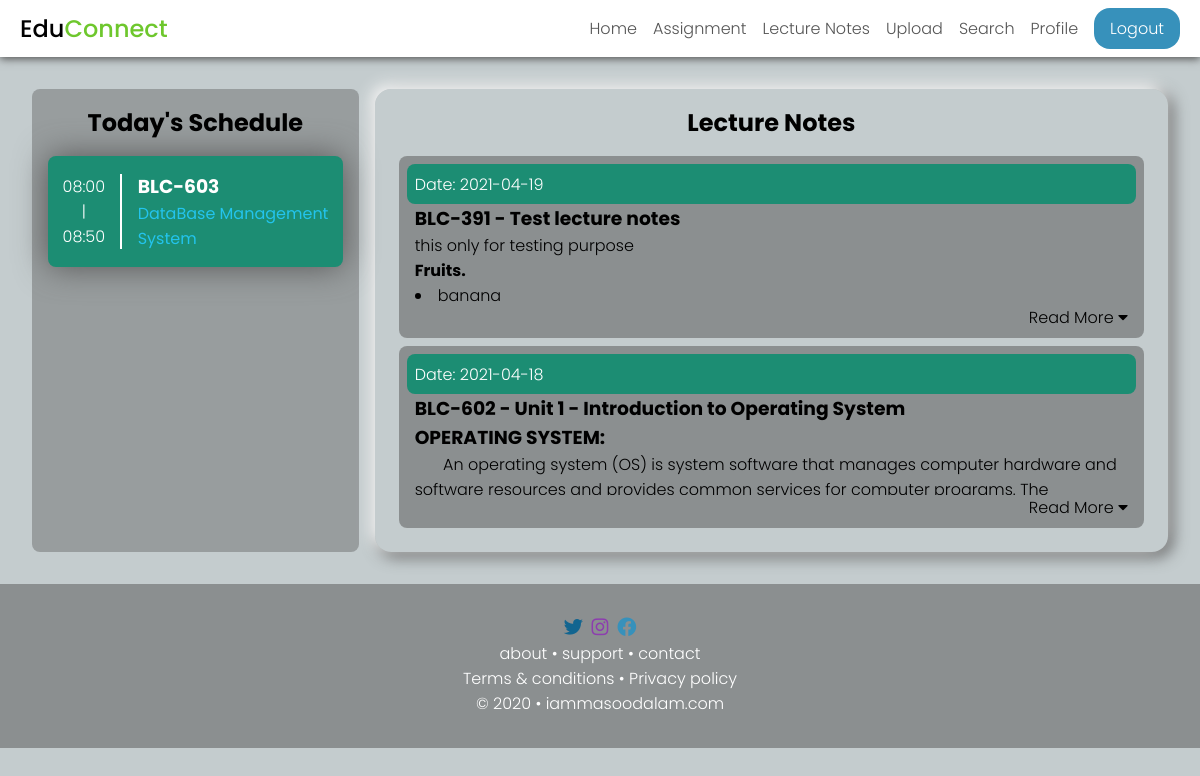
/lecture.php (signed in), run on an earlier commit of the app's database.
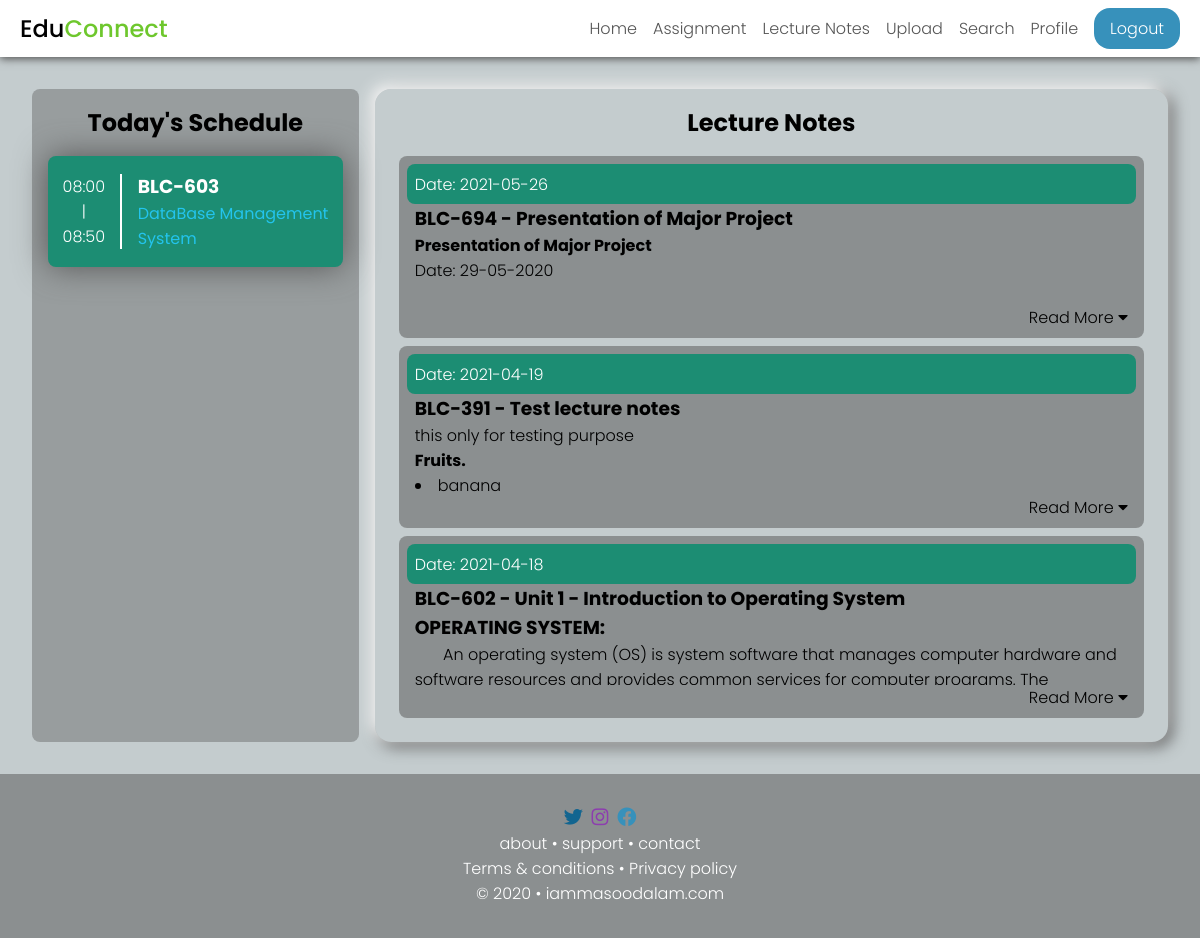
And on a later commit of the database.
### tables this page shows
CREATE TABLE `schedulepro` (
  `professorId` varchar(20) NOT NULL,
  `evenOdd` tinyint(4) NOT NULL,
  `day` tinyint(4) NOT NULL,
  `1st` varchar(20) DEFAULT NULL,
  `2nd` varchar(20) DEFAULT NULL,
  `3rd` varchar(20) DEFAULT NULL,
  `4th` varchar(20) DEFAULT NULL,
  `5th` varchar(20) DEFAULT NULL,
  `6th` varchar(20) DEFAULT NULL,
  `7th` varchar(20) DEFAULT NULL,
  `8th` varchar(20) DEFAULT NULL,
  `9th` varchar(20) DEFAULT NULL,
  PRIMARY KEY (`professorId`,`evenOdd`,`day`),
  KEY `1st` (`1st`),
  KEY `2nd` (`2nd`),
  KEY `3rd` (`3rd`),
  KEY `4th` (`4th`),
  KEY `5th` (`5th`),
  KEY `6th` (`6th`),
  KEY `7th` (`7th`),
  KEY `8th` (`8th`),
  KEY `9th` (`9th`),
  CONSTRAINT `schedulepro_ibfk_1` FOREIGN KEY (`professorId`) REFERENCES `professor` (`professorId`) ON DELETE CASCADE ON UPDATE CASCADE,
  CONSTRAINT `schedulepro_ibfk_2` FOREIGN KEY (`2nd`) REFERENCES `course` (`coursecode`) ON DELETE SET NULL ON UPDATE CASCADE,
  CONSTRAINT `schedulepro_ibfk_3` FOREIGN KEY (`3rd`) REFERENCES `course` (`coursecode`) ON DELETE SET NULL ON UPDATE CASCADE,
  CONSTRAINT `schedulepro_ibfk_4` FOREIGN KEY (`4th`) REFERENCES `course` (`coursecode`) ON DELETE SET NULL ON UPDATE CASCADE,
  CONSTRAINT `schedulepro_ibfk_5` FOREIGN KEY (`5th`) REFERENCES `course` (`coursecode`) ON DELETE SET NULL ON UPDATE CASCADE,
  CONSTRAINT `schedulepro_ibfk_6` FOREIGN KEY (`6th`) REFERENCES `course` (`coursecode`) ON DELETE SET NULL ON UPDATE CASCADE,
  CONSTRAINT `schedulepro_ibfk_7` FOREIGN KEY (`7th`) REFERENCES `course` (`coursecode`) ON DELETE SET NULL ON UPDATE CASCADE,
  CONSTRAINT `schedulepro_ibfk_8` FOREIGN KEY (`8th`) REFERENCES `course` (`coursecode`) ON DELETE SET NULL ON UPDATE CASCADE,
  CONSTRAINT `schedulepro_ibfk_9` FOREIGN KEY (`9th`) REFERENCES `course` (`coursecode`) ON DELETE SET NULL ON UPDATE CASCADE
);

CREATE TABLE `course` (
  `coursecode` varchar(20) NOT NULL,
  `coursename` varchar(63) NOT NULL,
  `course_type` varchar(15) NOT NULL,
  `branchid` int(11) NOT NULL,
  `semester` int(11) NOT NULL,
  PRIMARY KEY (`coursecode`),
  KEY `branchid` (`branchid`),
  KEY `semester` (`semester`),
  CONSTRAINT `course_ibfk_1` FOREIGN KEY (`branchid`) REFERENCES `branch` (`branchId`),
  CONSTRAINT `course_ibfk_2` FOREIGN KEY (`semester`) REFERENCES `semester` (`semesterId`)
);

CREATE TABLE `lecturenotes` (
  `lectureId` int(11) NOT NULL AUTO_INCREMENT,
  `coursecode` varchar(20) NOT NULL,
  `title` tinytext NOT NULL,
  `data` text DEFAULT NULL,
  `provideddate` date NOT NULL,
  `providedBy` varchar(20) NOT NULL,
  `attachment` tinyint(1) DEFAULT NULL,
  PRIMARY KEY (`lectureId`),
  KEY `coursecode` (`coursecode`),
  KEY `providedBy` (`providedBy`),
  CONSTRAINT `lecturenotes_ibfk_1` FOREIGN KEY (`coursecode`) REFERENCES `course` (`coursecode`),
  CONSTRAINT `lecturenotes_ibfk_2` FOREIGN KEY (`providedBy`) REFERENCES `professor` (`professorId`)
);

### lecture.php (the view, shortened to what the changed rows need)
<?php
require_once "./includes/header.inc.php";
require_once "./includes/connection.inc.php";
?>
<main id="home">
  <?php include "./includes/schedule-section.inc.php";
  if($_SESSION['userType'] == 'student'){
    ?>
    <div id="home-student">
      <div id="lectureNotes">
        <h2>Lecture Notes</h2>
        <?php
          $sqlLectureNotes = "SELECT * FROM lecturenotes WHERE coursecode IN (SELECT coursecode FROM course WHERE branchId = ? AND semester = ? ) ORDER BY provideddate DESC";
          $stmtLectureNotes = $mysqli->prepare($sqlLectureNotes);
          $stmtLectureNotes->bind_param("ii", $_SESSION['branch'], $_SESSION['semester']);
          $stmtLectureNotes->execute();
          if($result = $stmtLectureNotes->get_result()){
            if($result->num_rows > 0){
              while($row = $result->fetch_assoc()){
                ?>
                <div class="card">
                  <div class="card-head">
                    <div class="provided">Date: <?= $row['provideddate']; ?></div>
                  </div>
                  <h3><?=$row['coursecode'] . " - " . $row['title'] ?></h3>
                  <div class="card-data">
                    <?= $row['data'] ?>
                    <?php
                    if($row['attachment'] == 1){
                      $dir = "./asset/attachments/";
                      $list = scandir($dir);
                      $fileName = "/lectureNote" . $row['lectureId'] . "/i";
                      foreach ($list as $value) {
                        if(preg_match($fileName, $value)){
                          $fileName = $value;
                          break;
                        }
                      }
                      ?>
                      <hr>
                      <a href="./asset/attachments/<?= $fileName ?>" id="attachment" target="_blank"> <i class="fas fa-file"></i>  Attachment</a>
                      <?php
                    }
                    ?>
                  </div>
                  <p class="read-more">Read More <i class="fas fa-caret-down"></i></p>
                </div>
                <?php
              }
            }
          }
        ?>
      </div>
    </div>
    <?php
  } else {
    ?>
    <div id="home-professor">
      <div id="lectureNotes">
        <h2>Lecture Notes</h2>
        <?php
          $sqlLectureNotes = "SELECT * FROM lecturenotes WHERE providedBy = ? ORDER BY provideddate DESC";
          $stmtLectureNotes = $mysqli->prepare($sqlLectureNotes);
          $stmtLectureNotes->bind_param("s", $_SESSION['professorId']);
          $stmtLectureNotes->execute();
          if($result = $stmtLectureNotes->get_result()){
            if($result->num_rows > 0){
              while($row = $result->fetch_assoc()){
                ?>
                <div class="card">
                  <div class="card-head">
                    <div class="provided">Date: <?= $row['provideddate']; ?></div>
                  </div>
                  <h3><?=$row['coursecode'] . " - " . $row['title'] ?></h3>
                  <div class="card-data">
                    <?= $row['data'] ?>
                  </div>
                  <p class="read-more">Read More <i class="fas fa-caret-down"></i></p>
                </div>
                <?php
              }
            } else{
              ?>
              <div class="card">
                <h3>Not uploaded any lecture notes</h3>
              </div>
              <?php
            }
          }
        ?>
      </div>
    </div>
    <?php
  }
  ?>
</main>
<?php include "./includes/footer.inc.php"; ?>

### includes/schedule-section.inc.php (shortened to what the changed rows need)
<div id="schedule-section">
    <h2 class="heading">Today's Schedule</h2>
    <div id="time-table">
      <?php
      $day = date('w');
      if($day > 0 && $day < 7){
        if($_SESSION['userType'] == "student"){
          $scheduleQuery = "SELECT * FROM `schedule` WHERE `branchId` = $_SESSION[branch] AND `semesterId` = $_SESSION[semester] AND `day` = $day";
          $scheduleResult = $mysqli->query($scheduleQuery);
          $schedule = $scheduleResult->fetch_assoc();
          foreach ($schedule as $key => $value) {
            if($value != null && !is_numeric($value)){
              ?><div class="period"><div class="time"><?php
              switch ($key) {
                case '1st':
                  echo "08:00<br>|<br>08:50";
                  break;
                case '2nd':
                  echo "08:50<br>|<br>09:40";
                  break;
                case '3rd':
                  echo "09:40<br>|<br>10:30";
                  break;
                case '4th':
                  echo "10:30<br>|<br>11:20";
                  break;
                case '5th':
                  echo "11:20<br>|<br>12:10";
                  break;
                case '6th':
                  echo "12:10<br>|<br>13:00";
                  break;
                case '7th':
                  echo "14:00<br>|<br>14:50";
                  break;
                case '8th':
                  echo "15:50<br>|<br>15:40";
                  break;
                case '9th':
                  echo "16:40<br>|<br>16:30";
                  break;
                default:
                  echo "Free";
                  break;
              }
              ?></div><div class="subject"><?php
              echo "<h3>" . $value . "</h3>";
              $subjectQuery = "SELECT coursename FROM `course` WHERE `coursecode` = ?";
              $subjectStmt = $mysqli->prepare($subjectQuery);
              $subjectStmt->bind_param("s", $value);
              $subjectStmt->execute();
              $subjectResult = $subjectStmt->get_result();
              $subject = $subjectResult->fetch_assoc();
              echo "<div class=\"subject-name\">" . $subject['coursename'] . "</div>";
              $professorQuery = "SELECT * FROM professorteaches LEFT JOIN professor ON professorteaches.professorId = professor.professorId WHERE professorteaches.coursecode = ?";
              $professorStmt = $mysqli->prepare($professorQuery);
              $professorStmt->bind_param("s", $value);
              $professorStmt->execute();
              $professorResult = $professorStmt->get_result();
              while($professorRow = $professorResult->fetch_assoc()){
                echo "<div class=\"professor-name\">Mr. " . $professorRow['name']. "</div>";
              }
              echo "</div></div>";
            }
          }
        } else if($_SESSION['userType'] == 'professor'){
          if(date("m") < 6) {
            $evenOdd = 0;
          } else {
            $evenOdd = 1;
          }
          $scheduleQuery = "SELECT * FROM `schedulepro` WHERE `professorId` = ? AND `evenOdd` = ? AND `day` = ?";
          $scheduleStmt = $mysqli->prepare($scheduleQuery);
          $scheduleStmt->bind_param("iii", $_SESSION['professorId'], $evenOdd, $day);
          $scheduleStmt->execute();
          $scheduleResult = $scheduleStmt->get_result();
          if($scheduleResult->num_rows > 0){
            $schedule = $scheduleResult->fetch_assoc();
            foreach ($schedule as $key => $value) {
              if($value != null && !is_numeric($value)){
                ?><div class="period"><div class="time"><?php
                switch ($key) {
                  case '1st':
                    echo "08:00<br>|<br>08:50";
                    break;
                }
                ?></div><div class="subject"><?php
                echo "<h3>" . $value . "</h3>";
                $subjectQuery = "SELECT coursename FROM `course` WHERE `coursecode` = ?";
                $subjectStmt = $mysqli->prepare($subjectQuery);
                $subjectStmt->bind_param("s", $value);
                $subjectStmt->execute();
                $subjectResult = $subjectStmt->get_result();
                $subject = $subjectResult->fetch_assoc();
                echo "<div class=\"subject-name\">" . $subject['coursename'] . "</div>";
                echo "</div></div>";
              }
            }
          }
          else {
            echo "<div class='holiday'> Not Scheduled </div>";
          }
        }
      }
      else{
        echo "<div class= 'holiday'>Holiday</div>";
      }
      ?>
    </div>
  </div>

What changed in the data, as far as the page shows it:
added lecturenotes: provideddate "2021-05-26", coursecode "BLC-694", title "Presentation of Major Project", data "Presentation of Major Project Date: 29-05-2020"
